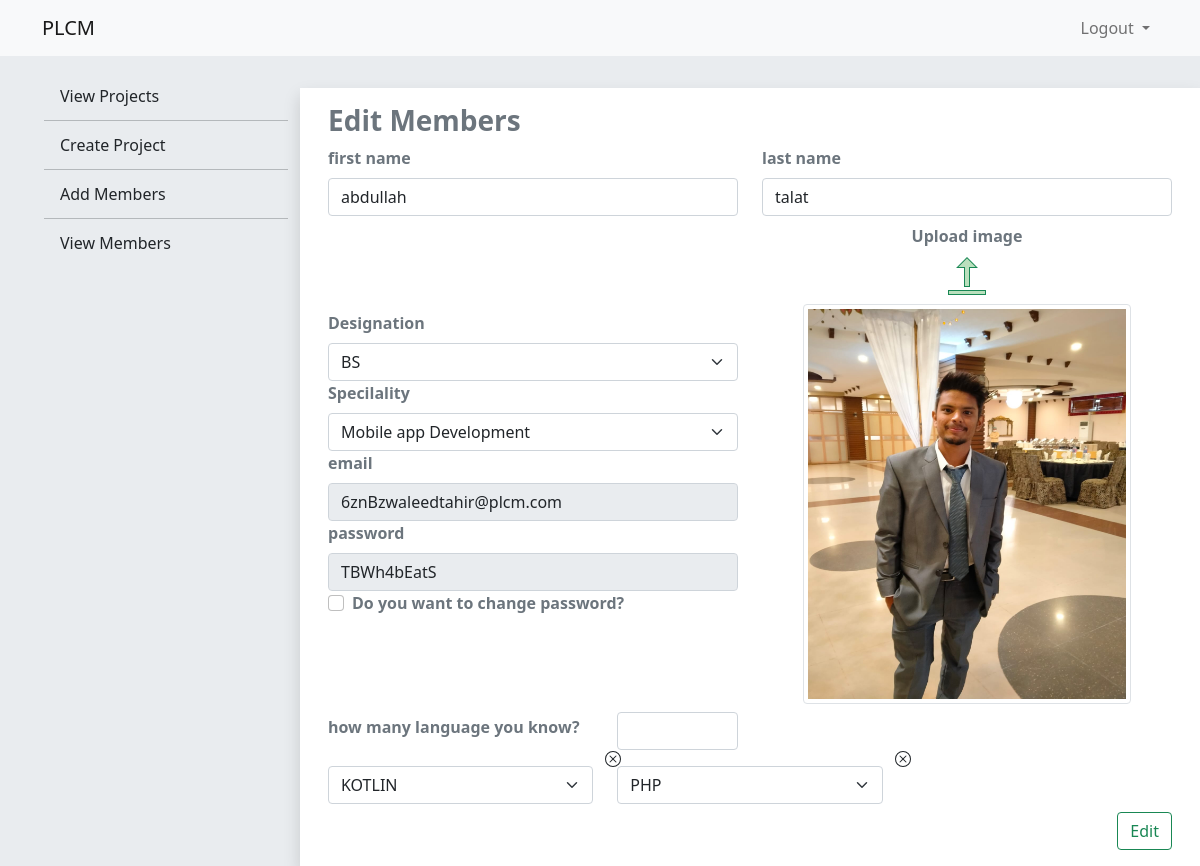
Page /admin/edit_member.php?id=20 (signed in) on the committed database.
### tables this page shows
CREATE TABLE `members` (
  `m_id` int(11) NOT NULL,
  `f_name` text NOT NULL,
  `l_name` text NOT NULL,
  `reg_no` text NOT NULL,
  `email` text NOT NULL,
  `password` text NOT NULL,
  `designation` text NOT NULL,
  `speciality` text NOT NULL,
  `img_path` text NOT NULL,
  `date` timestamp NOT NULL DEFAULT current_timestamp() ON UPDATE current_timestamp()
);

CREATE TABLE `languages` (
  `l_id` int(11) NOT NULL,
  `m_id` int(11) NOT NULL,
  `l_name` text NOT NULL
);

### admin/edit_member.php (the view, shortened to what this page needs)
<?php
include_once("connection/connection.php");
if(isset($_GET['id'])){
    $query="select * from members where m_id=".$_GET['id'];
   $result= mysqli_query($conn,$query);
   $row=mysqli_fetch_assoc($result);
   $query="select * from languages where m_id=".$_GET['id'];
   $lang= mysqli_query($conn,$query);
}
?>
<!doctype html>
<html lang="en">
  <head>
    <link href="https://cdn.jsdelivr.net/npm/bootstrap@5.1.3/dist/css/bootstrap.min.css" rel="stylesheet">
    <link rel='stylesheet' href='css/style.css'>
  </head>
  <body>
  <div class='container-fluid p-0 responsive'>
  <nav class="navbar navbar-expand-md navbar-light bg-light">
  <div class="container">
    <a class="navbar-brand" href="index.php">PLCM</a>
    <div class="collapse navbar-collapse" id="navbarSupportedContent">
      <ul class='navbar-nav'>
      <li class="nav-item dropdown">
          <a class="nav-link dropdown-toggle" href="#" id="navbarDropdown" role="button" data-bs-toggle="dropdown" aria-expanded="false">
            Logout
          </a>
        </li>
</ul>
    </div>
  </div>
</nav>
<section class='content bg'>
  <div class='row m-0 pt-md-4'>
  <div class='col-md-3 d-none d-md-block align-self-start'>
  <ul class='menu '>
  <li><a class="dropdown-item " href="index.php">View Projects</a></li>
            <li><hr class="dropdown-divider"></li>
            <li><a class="dropdown-item" href="create_project.php">Create Project</a></li>
            <li><hr class="dropdown-divider"></li>
            <li><a class="dropdown-item" href="add_member.php">Add Members</a></li>
            <li><hr class="dropdown-divider"></li>
            <li><a class="dropdown-item" href="view_member.php">View Members</a></li>
</ul>
</div>
<div class='col-md-9 align-self-start'>
    <form class='form mt-2 ' action='' method='post' enctype='multipart/form-data'  onsubmit='return validate_file()'>
    <div class='row shadow bg-body p-3 '>
        <div class='col-12 text-muted h3 fw-bold'>
                Edit Members
          </div>
          <div class='col-md-6'>
              <label class='form-label text-muted fw-bold'>first name</label>
              <input type='text' class='form-control' value='<?php if(isset($row['f_name']))echo $row['f_name'];?>'required  name='f_name' data-validate-field='title' placeholder='enter your first name'>
          </div>
          <div class='col-md-6'>
          <label class='form-label text-muted fw-bold'>last name</label>
              <input type='text' class='form-control'value='<?php if(isset($row['l_name'])) echo $row['l_name'];?>' required  name='l_name' data-validate-field='title' placeholder='enter your last name'>
                    </div>
          <div class='col-md-6 mt-2'>
          <label class='form-label text-muted fw-bold'>Designation</label>
             <select  class='form-select' required name='designation' data-validate-field='category'>
                 <option <?php  if($row['designation']=="BS"){ echo "selected";} ?> value='BS'>BS</option>
             </select>
             <label class='form-label text-muted fw-bold'>Specilality</label>
             <select  class='form-select' required name='specilality' >
                 <option value='Mobile app Development'  <?php  if($row['speciality']=="Mobile app Development"){ echo "selected";} ?>>Mobile app Development</option>
             </select>
             <div class='email_password'>
             <label class='form-label text-muted fw-bold'>email</label>
              <input type='text' class='form-control'value='<?php if(isset($row['email'])) echo $row['email'];?>' disabled  name='email' data-validate-field='title' placeholder='enter your last name'>
              <label class='form-label text-muted fw-bold'>password</label>
              <input type='text' class='form-control'value='<?php if(isset($row['password']))echo $row['password'];?>' disabled  name='pass' data-validate-field='title' placeholder='enter your last name'>
              </div>
              <div class="form-check">
              <label class="form-check-label text-muted fw-bold" for="flexCheckDefault">
  Do you want to change password?
  </label>
  <input class="form-check-input" type="checkbox" name='check' value="checked" id="flexCheckDefault">
</div>
           </div>
           <div class='col-md-6 text-center img mt-2'>
           <label class='form-label ms-auto text-muted fw-bold lab1'>Upload image</label><br>
               <label class='form-label lab1' for='upload'>
                   <img src='web_material/upload.png'>
                </label>
                <input type='file'  class='file d-none' name='file'  id='upload'><br>
                <img src='<?php echo $row['img_path']; ?>' class='img-thumbnail img_rem'  style='width:80%; height:400px'>
    </div>
          <div class='col-12 mt-2'>
          <div class='row justify-content-start'>
             <div class='col-md-4 '>
       <label class='form-label text-muted fw-bold'>how many language you know?</label>
    </div>
    <div class='col-2'>
      <input type='text' class='form-control' id='keypress'>
    </div>
    </div>
        </div>
           <div class='col-12 mt-2 '>
             <div class='row languages justify-content-start'>
                 <?php while( $fetch=mysqli_fetch_assoc($lang)){?>
                    <div class='col-md-4 mt-2 ' style='position:relative'><select name='languages[]' class='form-select' required>
                                            <option <?php if($fetch['l_name']=="PHP"){ echo "selected";}?> value='PHP'>PHP</option>
                                             <option <?php if($fetch['l_name']=="KOTLIN"){ echo "selected";}?> value='KOTLIN'>KOTLIN</option></select>
                                             <div class='cross_btn'>
                                                 </div></div>
                <?php }?>
</div>
           </div>
           <div class='col-12 mt-2 text-end'>
                         <button  class='btn btn-outline-success ' name='add'>Edit</button>
                      </div>
    </div>
</form>
</div>
</div>
</section>
</div>
</body>
</html>

### admin/css/style.css (style rules this page uses)
.row , .col-md-5,.col-md-7 { height:100%; display:flex; justify-content: center; align-items: center; }
.bg { background-color:#e9ecef!important; }
.menu { list-style:none; }
.cross_btn { position:absolute; left:100%; top:-20px; cursor: pointer; }
.responsive { height:100vh; background-color:#e9ecef; }

### rows in the picture
members: f_name "abdullah", l_name "talat", designation "BS", specilality "Mobile app Development", email "6znBzwaleedtahir@plcm.com", pass "TBWh4bEatS", img_path (picture)
languages: l_name "KOTLIN"
languages: l_name "PHP"
